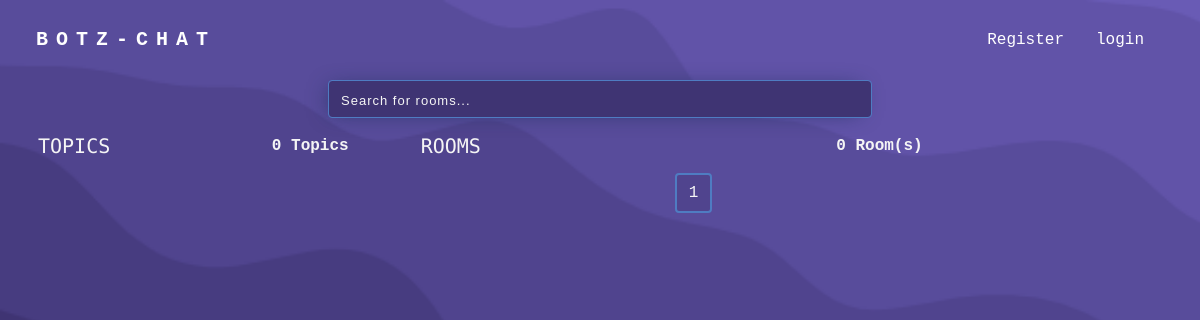
Before: / with the older database file.
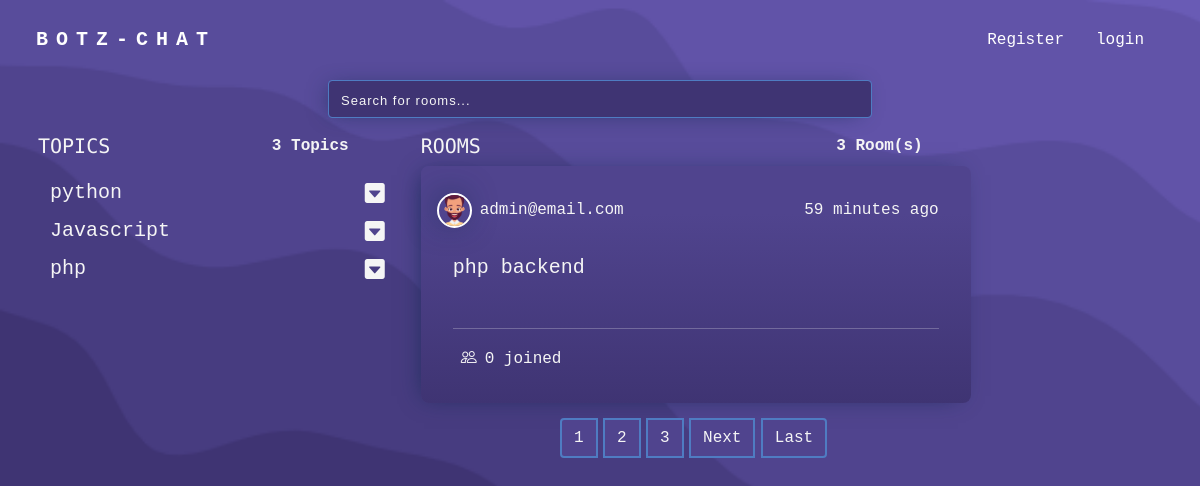
After: the same page with the newer database file.
### base/models.py (models this page shows, shortened)
class Topic(models.Model):
    name = models.CharField(max_length=250, unique=True)

class Room(models.Model):
    host = models.ForeignKey(User, on_delete=models.SET_NULL, null=True)
    topic = models.ForeignKey(Topic, on_delete=models.SET_NULL, null=True)
    name = models.CharField(max_length=250)
    members =  models.ManyToManyField(User, related_name='members', blank=True)
    description = models.TextField(blank=True, null=True)
    created = models.DateTimeField(auto_now_add=True)
    updated = models.DateTimeField(auto_now=True)
    class Meta:
        ordering = ['-updated', '-created']

class User(AbstractUser):
    username = None
    email = models.EmailField(_("email address"), unique=True)
    avatar = models.ForeignKey(Avatar,on_delete=models.SET_DEFAULT, default="10", null=True, blank=True)
    bio = models.TextField(null=True, blank=True)
    USERNAME_FIELD = 'email'
    REQUIRED_FIELDS = []
    objects = CustomUserManager()

class Avatar(models.Model):
    image = models.ImageField( upload_to='images/' )

### base/views.py (the view)
# urls.py: 2. Add a URL to urlpatterns:  path('', views.home, name='home')
def home(request):
    q = request.GET.get('q') if request.GET.get('q') != None else ''
    topics = Topic.objects.all()[0:5]
    rooms = Room.objects.filter(
        Q(topic__name__icontains=q) |
        Q(name__icontains=q) |
        Q(description__icontains=q) |
        Q(host__first_name__icontains=q)
    )
    p = Paginator(rooms, 1)
    page_number = request.GET.get('page')
    try:
        page_obj = p.get_page(page_number)
    except PageNotAnInteger:
        page_obj = p.page(1)
    context = {'topics': topics, 'rooms': rooms,  'page_obj':page_obj}
    return render (request, 'base/home.html', context)

### base/templates/base/home.html (shortened to what this page needs)
{% extends 'base.html' %}
{% load static %}
  {% block content %}
  {% include 'searchbar.html' %}
<main>
  <div class="container p-2 pt-0">
    <div class=" row">
      <div class="col-lg-4">
        <div class="topic-head">
          <h5 class="text-uppercase fw-1">Topics</h5>
          <span class="pe-5 fw-bold">{{topics.count}} Topics</span>
        </div>
        <ul class="topic-links">
          {% for topic in topics %}
          <li class="fs-5 topic-links"><a href="?q={{topic.name}}">{{topic.name}}</a><i class="bi bi-caret-down-square-fill"></i>
          </li>
          {% endfor %}
        </ul>
      </div>
      <div class="col-lg-6">
        <div class="topic-head">
        <h5 class="text-uppercase">Rooms</h5>
        <span class="pe-5 fw-bold">{{rooms.count}} Room(s)</span>
      </div>
        {% for page in page_obj %}
        <div class="container rooms p-3 mb-2">
          <div class="d-flex flex-row align-self-center">
            <img class="profile-img align-self-center" src="{{ page.host.avatar.image.url }}" alt="img for{{page.host.first_name}}">
            <a href="{%url 'profile' page.host.id %}" class=" p-2 flex-fill align-self-center"><span
              class="profile-email">{{page.host.email}}</span></a>
              <span class="date-time p-3 align-self-center">{{page.updated | timesince}} ago</span>
            </div>
            <div class="p-3">
              <h5><a class="about-room" href="{% url 'room_chat' page.id %}">{{page.name}}</a></h5>
              <hr class="mt-5">
              <div class="d-flex align-items-center justify-content-between">
                <div>
                  <i class="bi bi-people p-2"></i><span>{{ page.members.count }} joined </span>
                </div>
              </div>
            </div>
          </div>
          {% endfor %}
<nav>
  <ul class="pagination justify-content-center">
      {% for num in page_obj.paginator.page_range %}
          <li class="page-item {% if page_obj.number == num %}active{% endif %}">
              <a class="page-link" href="?page={{ num }}">{{ num }}</a>
          </li>
      {% endfor %}
      {% if page_obj.has_next %}
          <li class="page-item">
              <a class="page-link" href="?page={{ page_obj.next_page_number }}">Next</a>
          </li>
          <li class="page-item">
              <a class="page-link" href="?page={{ page_obj.paginator.num_pages }}">Last</a>
          </li>
      {% endif %}
  </ul>
</nav>
      </div>
    </div>
  </div>
</main>
    {% endblock %}

### templates/base.html (shortened to what this page needs)
{% load static %}
<!DOCTYPE html>
<html lang="en">
<head>
  <link rel="stylesheet" href="{% static 'css/bootstrap.css' %}">
  <link rel="stylesheet" href="https://cdn.jsdelivr.net/npm/bootstrap-icons@1.11.2/font/bootstrap-icons.min.css">
  <link rel="stylesheet" href="{% static 'css/style.css' %}" />
  <link rel="stylesheet" href="//cdn.jsdelivr.net/npm/alertifyjs@1.13.1/build/css/alertify.min.css"/>
  <link rel="stylesheet" href="//cdn.jsdelivr.net/npm/alertifyjs@1.13.1/build/css/themes/default.min.css"/>
</head>
<body>
  {% include 'navbar.html' %}
  {% block content %}
  {% endblock %}
</body>
</html>

### templates/navbar.html (shortened to what this page needs)
{% load static %}
<header>
    <nav class="navbar navbar-expand-md navbar-light background">
      <div class="container-xxl">
        <a class="navbar-brand ms-4" href="{%url 'home' %}">
          <span style="letter-spacing: 8px;" class="fw-bold nav-text-color text-uppercase">botz-chat</span>
        </a>
        <div class=" ms-4 collapse navbar-collapse justify-content-end me-4 " id="navbarText">
          <ul class="navbar-nav ">
              {% if user.is_authenticated %}
              <li class="nav-item">
                  <a class="nav-link" href="{% url 'logout' %}">logout</a>
                </li>
                <li class="nav-item">
                    <a class="nav-link" href="{% url 'create_room' %}">Create Room</a>
                </li>
                <li class="nav-item ">
                  <a class="nav-link active " aria-current="page" href="{%url 'profile' request.user.id %}">profile</a>
                </li>
                <li class="nav-item disabled">
                    <a class="nav-link disabled text-capitalize" href="#">👋 <span style="color: #7192c6;
                      text-shadow: -1px 1px 2px rgba(17,41,79,0.59);" class="text-capitalize fw-bold">{{request.user.first_name}} {{request.user.last_name}}</span> </a>
                </li>
              {% else %}
              <li class="nav-item">
                <a class="nav-link" href="{% url 'registration' %}">Register</a>
              </li>
            <li class="nav-item">
              <a class="nav-link" href="{% url 'login' %}">login</a>
            </li>
            {% endif %}
          </ul>
        </div>
      </div>
    </nav>
  </header>

### templates/searchbar.html
<div class="container-sm p-3 pt-0 w-50 search-width ">
    <form action="{% url 'home' %}" method="get" class="container-sm justify-content-center">
      <input name="q" class="form-control me-2" type="search" placeholder="Search for rooms..." aria-label="Search">
    </form>
  </div>

### static/css/style.css (style rules this page uses)
body { background-image: url('../img/wickedbackground.png'); background-size: cover; background-repeat: no-repeat; background-position: center; background-attachment: fixed; color: whitesmoke; scroll-behavior: smooth; opacity: 0; animation: fadeIn 1s ease-in-out forwards; }
.page-item { margin: 0.2rem !important; }
.page-link { color:whitesmoke !important; background-color: #50448e !important; border: #4f7cc2 solid 2px !important; }
.nav-text-color { color: #fff !important; }
.navbar-nav .nav-link { color: #fff !important; }
.topic-head { display: flex; justify-content: space-between; }
h3, h4, h5, h6 { font-family: 'Nova Mono', sans-serif; }
ul { padding: 0.25rem; }
li { display: flex; justify-content: space-between; padding: 0; margin: 0.5rem; list-style-type: none; }
a, span { text-decoration: none; color: whitesmoke; font-family: monospace; }
.profile-img { width: 35px ; height: 35px; border-radius: 50%; object-fit: cover; border: 2px solid #fff; box-shadow: -4px -2px 32px -5px rgba(17,41,79,0.83); -webkit-box-shadow: -4px -2px 32px -5px rgba(17,41,79,0.83); -moz-box-shadow: -4px -2px 32px -5px rgba(17,41,79,0.83); }
.rooms { width: 100%; border-radius: 0.5rem; background: #3f3473; background: linear-gradient(90deg,#3f3473 0%, #50448e 80%); background: -webkit-linear-gradient(90deg,#3f3473 0%, #50448e 80%); background: -moz-linear-gradient(90deg,#3f3473 0%, #50448e 80%); box-shadow: -5px 1px 22px -8px rgba(17,41,79,0.8); -webkit-box-shadow: -5px 1px 22px -8px rgba(17,41,79,0.8); -moz-box-shadow: -5px 1px 22px -8px rgba(17,41,79,0.8); }
input, textarea, .icon-input { background-color: #3f3473 !important; border: 1px solid #4f7cc2 !important; color: whitesmoke !important; box-shadow: -5px 1px 22px -8px rgba(17,41,79,0.8); -webkit-box-shadow: -5px 1px 22px -8px rgba(17,41,79,0.8); -moz-box-shadow: -5px 1px 22px -8px rgba(17,41,79,0.8); }
input::placeholder { color: whitesmoke !important; letter-spacing: 1px; font-family: 'Monteserrat', sans-serif; font-size: small; }

Changed rows visible on the page:
added Topic: name "python"
added Topic: name "Javascript"
added Topic: name "php"
added Room: host.avatar.image (picture), host.email "admin@email.com", updated "59 minutes", name "php backend", members.count "0"
Other visible differences:
{{ topics.count }}: "0" → "3"
{{ rooms.count }}: "0" → "3"
new list line: "2"
new list line: "3"
text now shown: "Next Last"
